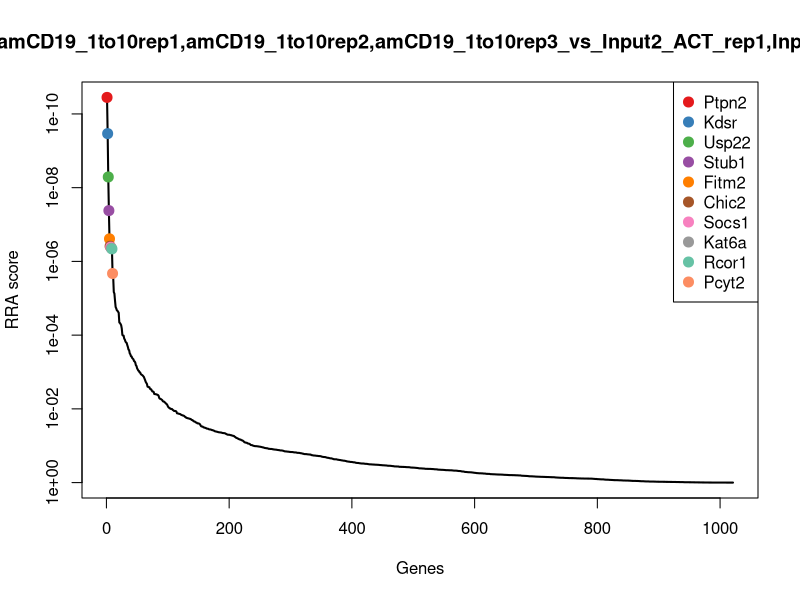
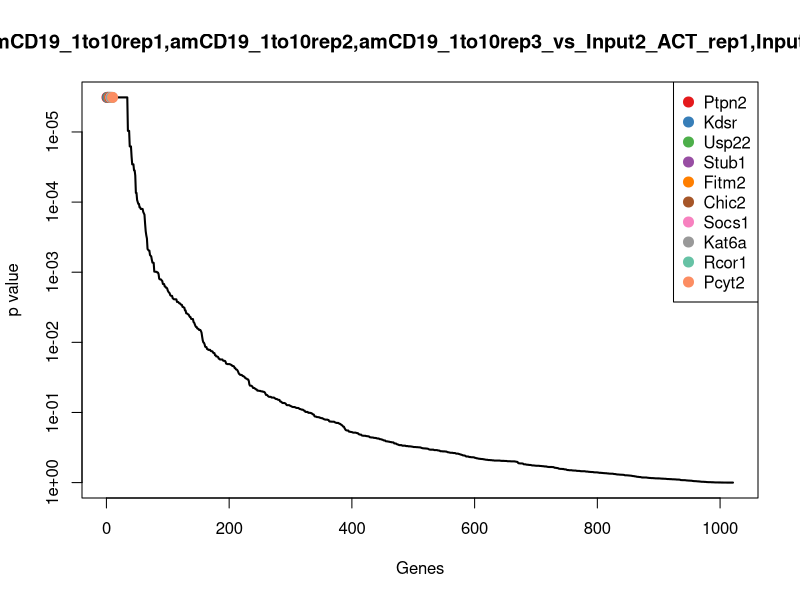
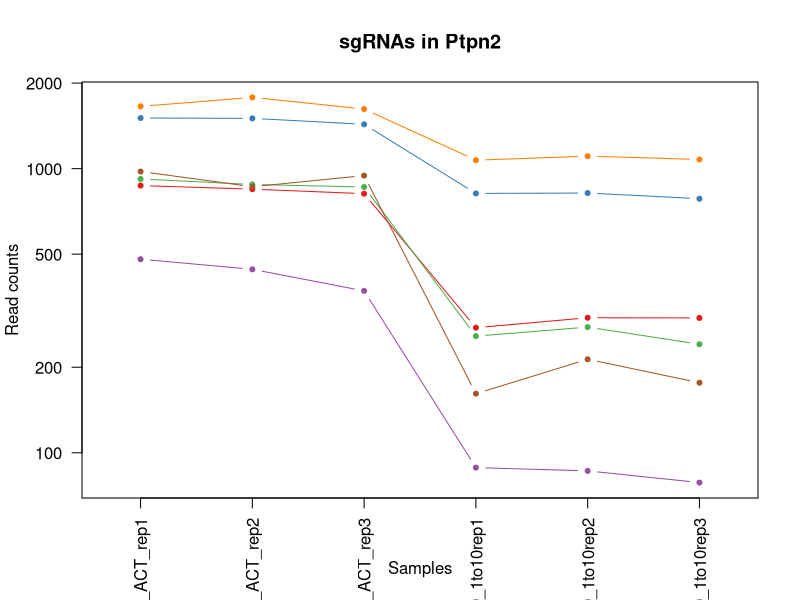
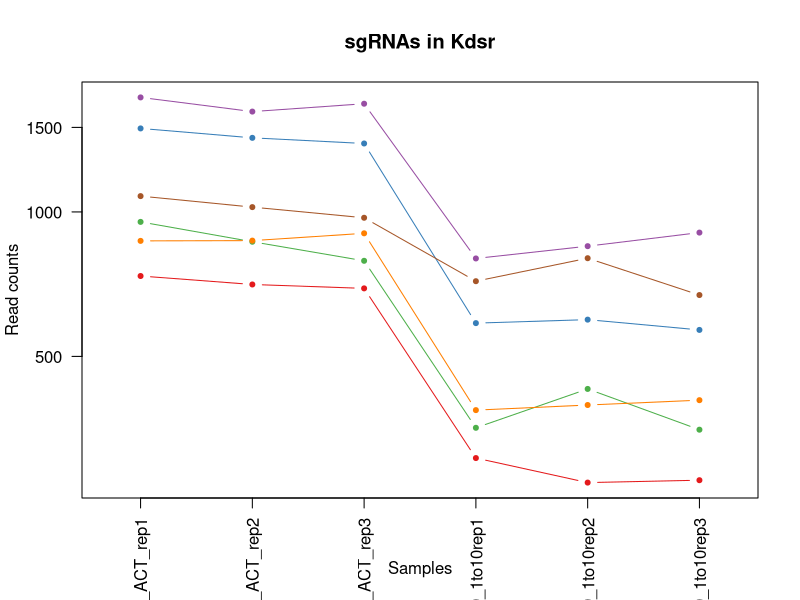
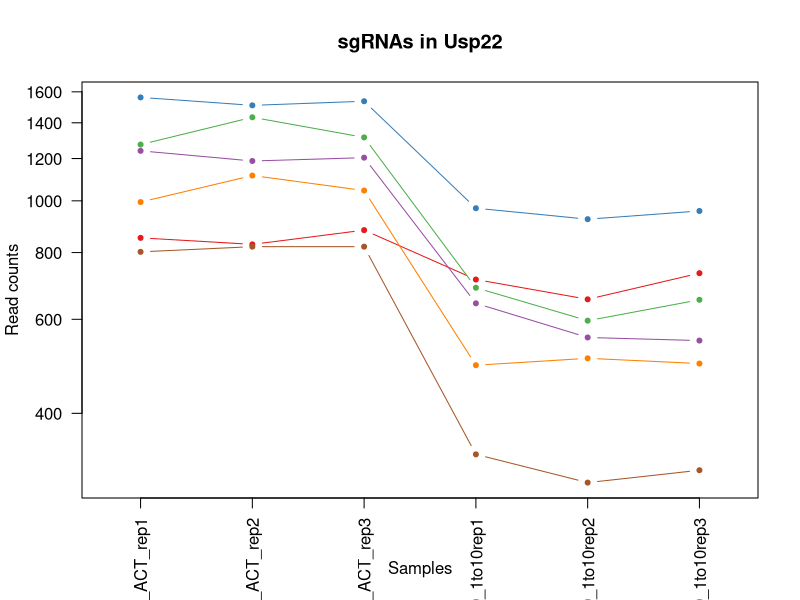
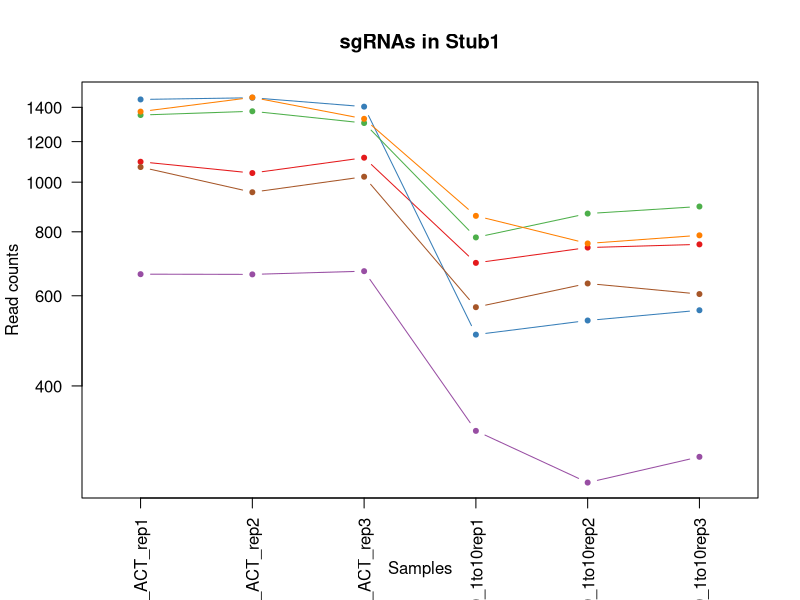
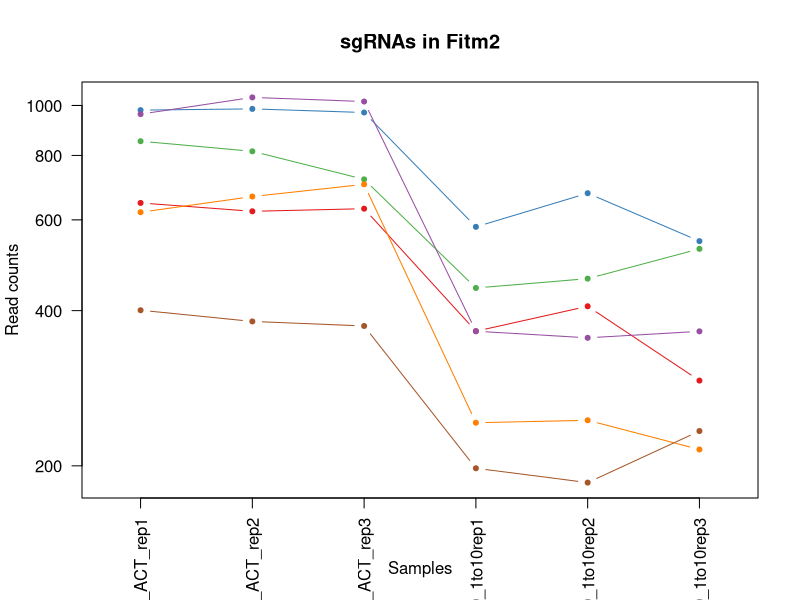
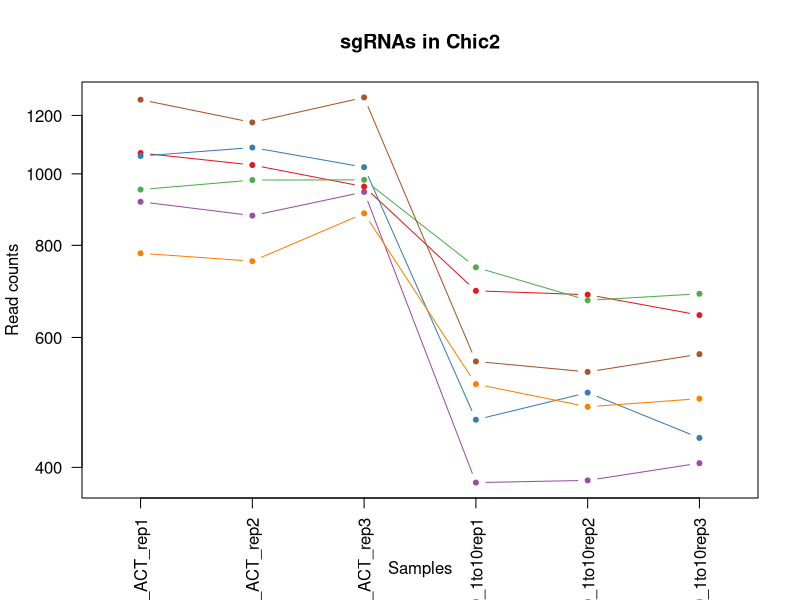

The R script that drew these images, in order: (Note: this script raises an error after producing the figures.)
pdf(file='cd19_1to10_v_Input1_ACT.pdf',width=4.5,height=4.5);
gstable=read.table('cd19_1to10_v_Input1_ACT.gene_summary.txt',header=T)
# 
#
# parameters
# Do not modify the variables beginning with "__"

# gstablename='__GENE_SUMMARY_FILE__'
startindex=3
# outputfile='__OUTPUT_FILE__'
targetgenelist=c("Ptpn2","Kdsr","Usp22","Stub1","Fitm2","Chic2","Socs1","Kat6a","Rcor1","Pcyt2")
# samplelabel=sub('.\\w+.\\w+$','',colnames(gstable)[startindex]);
samplelabel='amCD19_1to10rep1,amCD19_1to10rep2,amCD19_1to10rep3_vs_Input2_ACT_rep1,Input2_ACT_rep2,Input2_ACT_rep3 neg.'


# You need to write some codes in front of this code:
# gstable=read.table(gstablename,header=T)
# pdf(file=outputfile,width=6,height=6)


# set up color using RColorBrewer
#library(RColorBrewer)
#colors <- brewer.pal(length(targetgenelist), "Set1")

colors=c( "#E41A1C", "#377EB8", "#4DAF4A", "#984EA3", "#FF7F00",  "#A65628", "#F781BF",
          "#999999", "#66C2A5", "#FC8D62", "#8DA0CB", "#E78AC3", "#A6D854", "#FFD92F", "#E5C494", "#B3B3B3", 
          "#8DD3C7", "#FFFFB3", "#BEBADA", "#FB8072", "#80B1D3", "#FDB462", "#B3DE69", "#FCCDE5",
          "#D9D9D9", "#BC80BD", "#CCEBC5", "#FFED6F")

######
# function definition

plotrankedvalues<-function(val, tglist, ...){
  
  plot(val,log='y',ylim=c(max(val),min(val)),type='l',lwd=2, ...)
  if(length(tglist)>0){
    for(i in 1:length(tglist)){
      targetgene=tglist[i];
      tx=which(names(val)==targetgene);ty=val[targetgene];
      points(tx,ty,col=colors[(i %% length(colors)) ],cex=2,pch=20)
      # text(tx+50,ty,targetgene,col=colors[i])
    }
    legend('topright',tglist,pch=20,pt.cex = 2,cex=1,col=colors)
  }
}



plotrandvalues<-function(val,targetgenelist, ...){
  # choose the one with the best distance distribution
  
  mindiffvalue=0;
  randval=val;
  for(i in 1:20){
    randval0=sample(val)
    vindex=sort(which(names(randval0) %in% targetgenelist))
    if(max(vindex)>0.9*length(val)){
      # print('pass...')
      next;
    }
    mindiffind=min(diff(vindex));
    if (mindiffind > mindiffvalue){
      mindiffvalue=mindiffind;
      randval=randval0;
      # print(paste('Diff: ',mindiffvalue))
    }
  }
  plot(randval,log='y',ylim=c(max(randval),min(randval)),pch=20,col='grey', ...)
  
  if(length(targetgenelist)>0){
    for(i in 1:length(targetgenelist)){
      targetgene=targetgenelist[i];
      tx=which(names(randval)==targetgene);ty=randval[targetgene];
      points(tx,ty,col=colors[(i %% length(colors)) ],cex=2,pch=20)
      text(tx+50,ty,targetgene,col=colors[i])
    }
  }
  
}




# set.seed(1235)



pvec=gstable[,startindex]
names(pvec)=gstable[,'id']
pvec=sort(pvec);

plotrankedvalues(pvec,targetgenelist,xlab='Genes',ylab='RRA score',main=paste('Distribution of RRA scores in \\n',samplelabel))

# plotrandvalues(pvec,targetgenelist,xlab='Genes',ylab='RRA score',main=paste('Distribution of RRA scores in \\n',samplelabel))


pvec=gstable[,startindex+1]
names(pvec)=gstable[,'id']
pvec=sort(pvec);

plotrankedvalues(pvec,targetgenelist,xlab='Genes',ylab='p value',main=paste('Distribution of p values in \\n',samplelabel))

# plotrandvalues(pvec,targetgenelist,xlab='Genes',ylab='p value',main=paste('Distribution of p values in \\n',samplelabel))



# you need to write after this code:
# dev.off()






# parameters
# Do not modify the variables beginning with "__"
targetmat=list(c(870.8335985998186,845.8829457634338,815.3586420842145,274.56664695354397,297.706570744492,297.2037798691153),c(1506.3635469145236,1501.980729573062,1430.9381746537708,817.0838770786187,819.685424783168,782.6981531956825),c(918.6296525639824,878.4840778781979,860.836813355844,256.3724715530079,275.8747555565626,239.97820734773282),c(479.0110023661246,441.27960969627173,370.3222517832687,87.66284511167368,85.3425502800877,77.53142083542137),c(1655.529253791694,1780.2546786955131,1619.8891481513745,1070.14831674062,1105.4837326978802,1076.2099606440634),c(975.8798710485303,862.7656748942939,944.2134606871647,160.43954671381786,212.3640204644043,175.36868998488168))
targetgene="Ptpn2"
collabel=c("Input2_ACT_rep1","Input2_ACT_rep2","Input2_ACT_rep3","amCD19_1to10rep1","amCD19_1to10rep2","amCD19_1to10rep3")

# set up color using RColorBrewer
#library(RColorBrewer)
#colors <- brewer.pal(length(targetgenelist), "Set1")

colors=c( "#E41A1C", "#377EB8", "#4DAF4A", "#984EA3", "#FF7F00",  "#A65628", "#F781BF",
          "#999999", "#66C2A5", "#FC8D62", "#8DA0CB", "#E78AC3", "#A6D854", "#FFD92F", "#E5C494", "#B3B3B3", 
          "#8DD3C7", "#FFFFB3", "#BEBADA", "#FB8072", "#80B1D3", "#FDB462", "#B3DE69", "#FCCDE5",
          "#D9D9D9", "#BC80BD", "#CCEBC5", "#FFED6F")


## code

targetmatvec=unlist(targetmat)+1
yrange=range(targetmatvec[targetmatvec>0]);
# yrange[1]=1; # set the minimum value to 1
for(i in 1:length(targetmat)){
  vali=targetmat[[i]]+1;
  if(i==1){
    plot(1:length(vali),vali,type='b',las=1,pch=20,main=paste('sgRNAs in',targetgene),ylab='Read counts',xlab='Samples',xlim=c(0.7,length(vali)+0.3),ylim = yrange,col=colors[(i %% length(colors))],xaxt='n',log='y')
    axis(1,at=1:length(vali),labels=(collabel),las=2)
    # lines(0:100,rep(1,101),col='black');
  }else{
    lines(1:length(vali),vali,type='b',pch=20,col=colors[(i %% length(colors))])
  }
}




# parameters
# Do not modify the variables beginning with "__"
targetmat=list(c(734.2734444164937,704.9994819817745,691.9178914897916,305.9929499181062,271.90533461330267,275.05194534470917),c(1491.657068771704,1425.7173669474532,1387.6256305855522,585.52164470816,595.413141488984,566.7177665827229),c(952.2444597475701,865.6764902616835,789.9125224441361,353.9594123377012,426.71275140043855,350.73737996976337),c(1731.1625699547662,1617.2490181216924,1679.443896245175,798.8897016780827,847.4713713859873,904.533243079916),c(869.257904513088,870.333794849507,901.4423234197989,385.3857153022635,394.95738385435936,404.27098007041144),c(1077.7747553237805,1022.2783570272469,971.2838007298013,716.1889044029189,799.8383200668685,670.0929943632848))
targetgene="Kdsr"
collabel=c("Input2_ACT_rep1","Input2_ACT_rep2","Input2_ACT_rep3","amCD19_1to10rep1","amCD19_1to10rep2","amCD19_1to10rep3")

# set up color using RColorBrewer
#library(RColorBrewer)
#colors <- brewer.pal(length(targetgenelist), "Set1")

colors=c( "#E41A1C", "#377EB8", "#4DAF4A", "#984EA3", "#FF7F00",  "#A65628", "#F781BF",
          "#999999", "#66C2A5", "#FC8D62", "#8DA0CB", "#E78AC3", "#A6D854", "#FFD92F", "#E5C494", "#B3B3B3", 
          "#8DD3C7", "#FFFFB3", "#BEBADA", "#FB8072", "#80B1D3", "#FDB462", "#B3DE69", "#FCCDE5",
          "#D9D9D9", "#BC80BD", "#CCEBC5", "#FFED6F")


## code

targetmatvec=unlist(targetmat)+1
yrange=range(targetmatvec[targetmatvec>0]);
# yrange[1]=1; # set the minimum value to 1
for(i in 1:length(targetmat)){
  vali=targetmat[[i]]+1;
  if(i==1){
    plot(1:length(vali),vali,type='b',las=1,pch=20,main=paste('sgRNAs in',targetgene),ylab='Read counts',xlab='Samples',xlim=c(0.7,length(vali)+0.3),ylim = yrange,col=colors[(i %% length(colors))],xaxt='n',log='y')
    axis(1,at=1:length(vali),labels=(collabel),las=2)
    # lines(0:100,rep(1,101),col='black');
  }else{
    lines(1:length(vali),vali,type='b',pch=20,col=colors[(i %% length(colors))])
  }
}




# parameters
# Do not modify the variables beginning with "__"
targetmat=list(c(851.400038196807,827.8358904856179,880.3274581865423,711.226856566409,652.9697451662524,731.0105393054015),c(1560.9876085878534,1508.3845233813195,1535.4296872183481,967.5993281194169,922.8903693079252,956.2208569701969),c(1273.6860534406273,1432.7033238291883,1313.452898868728,686.4166173838598,595.413141488984,651.633132259613),c(1239.5460148947961,1186.4483437480235,1203.5473182956234,641.7581868552714,553.7342215847551,546.411918268684),c(993.7377373648112,1114.2601226367601,1044.3737188449202,491.24273581447324,506.10117026563637,494.7243043784031),c(801.5030587836691,819.685607456927,819.6898964910364,334.1112209916619,295.72186027286205,311.9716695520527))
targetgene="Usp22"
collabel=c("Input2_ACT_rep1","Input2_ACT_rep2","Input2_ACT_rep3","amCD19_1to10rep1","amCD19_1to10rep2","amCD19_1to10rep3")

# set up color using RColorBrewer
#library(RColorBrewer)
#colors <- brewer.pal(length(targetgenelist), "Set1")

colors=c( "#E41A1C", "#377EB8", "#4DAF4A", "#984EA3", "#FF7F00",  "#A65628", "#F781BF",
          "#999999", "#66C2A5", "#FC8D62", "#8DA0CB", "#E78AC3", "#A6D854", "#FFD92F", "#E5C494", "#B3B3B3", 
          "#8DD3C7", "#FFFFB3", "#BEBADA", "#FB8072", "#80B1D3", "#FDB462", "#B3DE69", "#FCCDE5",
          "#D9D9D9", "#BC80BD", "#CCEBC5", "#FFED6F")


## code

targetmatvec=unlist(targetmat)+1
yrange=range(targetmatvec[targetmatvec>0]);
# yrange[1]=1; # set the minimum value to 1
for(i in 1:length(targetmat)){
  vali=targetmat[[i]]+1;
  if(i==1){
    plot(1:length(vali),vali,type='b',las=1,pch=20,main=paste('sgRNAs in',targetgene),ylab='Read counts',xlab='Samples',xlim=c(0.7,length(vali)+0.3),ylim = yrange,col=colors[(i %% length(colors))],xaxt='n',log='y')
    axis(1,at=1:length(vali),labels=(collabel),las=2)
    # lines(0:100,rep(1,101),col='black');
  }else{
    lines(1:length(vali),vali,type='b',pch=20,col=colors[(i %% length(colors))])
  }
}




# parameters
# Do not modify the variables beginning with "__"
targetmat=list(c(1095.1073902778178,1040.9075753785407,1115.298009756628,694.6866971113762,744.26642686123,755.0083600401748),c(1449.6385597922192,1460.647151356129,1403.3264278102815,502.8208474329962,535.8718273400856,561.1798079516213),c(1351.420295052674,1374.4870164813951,1303.7075764533788,779.0415103320433,867.3184761022867,895.3033120280802),c(660.215822340152,659.5907622504959,669.1788058539769,325.8411412641455,258.0123613118931,289.81983502764655),c(1372.4295495424162,1462.9758036500407,1328.6122892926046,858.4342757162007,758.1594001626396,786.3901256164168),c(1069.3710535278835,954.747440503807,1023.8002604125163,568.9814852531272,633.122640449953,603.6374907900664))
targetgene="Stub1"
collabel=c("Input2_ACT_rep1","Input2_ACT_rep2","Input2_ACT_rep3","amCD19_1to10rep1","amCD19_1to10rep2","amCD19_1to10rep3")

# set up color using RColorBrewer
#library(RColorBrewer)
#colors <- brewer.pal(length(targetgenelist), "Set1")

colors=c( "#E41A1C", "#377EB8", "#4DAF4A", "#984EA3", "#FF7F00",  "#A65628", "#F781BF",
          "#999999", "#66C2A5", "#FC8D62", "#8DA0CB", "#E78AC3", "#A6D854", "#FFD92F", "#E5C494", "#B3B3B3", 
          "#8DD3C7", "#FFFFB3", "#BEBADA", "#FB8072", "#80B1D3", "#FDB462", "#B3DE69", "#FCCDE5",
          "#D9D9D9", "#BC80BD", "#CCEBC5", "#FFED6F")


## code

targetmatvec=unlist(targetmat)+1
yrange=range(targetmatvec[targetmatvec>0]);
# yrange[1]=1; # set the minimum value to 1
for(i in 1:length(targetmat)){
  vali=targetmat[[i]]+1;
  if(i==1){
    plot(1:length(vali),vali,type='b',las=1,pch=20,main=paste('sgRNAs in',targetgene),ylab='Read counts',xlab='Samples',xlim=c(0.7,length(vali)+0.3),ylim = yrange,col=colors[(i %% length(colors))],xaxt='n',log='y')
    axis(1,at=1:length(vali),labels=(collabel),las=2)
    # lines(0:100,rep(1,101),col='black');
  }else{
    lines(1:length(vali),vali,type='b',pch=20,col=colors[(i %% length(colors))])
  }
}




# parameters
# Do not modify the variables beginning with "__"
targetmat=list(c(646.034575559576,622.3323255479083,629.6561093917275,363.8835080107209,406.86564668413905,291.66582123801373),c(978.506027859748,983.8555941777034,968.0353599246849,580.5595968716501,674.8015603541819,544.5659320583168),c(851.400038196807,813.8639767221476,717.9054179307227,441.6222574493749,460.45282941814764,526.106069954645),c(961.1733929057106,1035.6681077172393,1016.7619720014309,363.8835080107209,353.2784639501305,363.6592834423336),c(619.7730074473981,664.8302299117972,702.2046207059935,241.4863280434784,244.11938801048345,214.13440040259238),c(399.7010666673474,380.152486981089,372.4878789866797,196.82789751488994,184.57807386158504,232.59426250626413))
targetgene="Fitm2"
collabel=c("Input2_ACT_rep1","Input2_ACT_rep2","Input2_ACT_rep3","amCD19_1to10rep1","amCD19_1to10rep2","amCD19_1to10rep3")

# set up color using RColorBrewer
#library(RColorBrewer)
#colors <- brewer.pal(length(targetgenelist), "Set1")

colors=c( "#E41A1C", "#377EB8", "#4DAF4A", "#984EA3", "#FF7F00",  "#A65628", "#F781BF",
          "#999999", "#66C2A5", "#FC8D62", "#8DA0CB", "#E78AC3", "#A6D854", "#FFD92F", "#E5C494", "#B3B3B3", 
          "#8DD3C7", "#FFFFB3", "#BEBADA", "#FB8072", "#80B1D3", "#FDB462", "#B3DE69", "#FCCDE5",
          "#D9D9D9", "#BC80BD", "#CCEBC5", "#FFED6F")


## code

targetmatvec=unlist(targetmat)+1
yrange=range(targetmatvec[targetmatvec>0]);
# yrange[1]=1; # set the minimum value to 1
for(i in 1:length(targetmat)){
  vali=targetmat[[i]]+1;
  if(i==1){
    plot(1:length(vali),vali,type='b',las=1,pch=20,main=paste('sgRNAs in',targetgene),ylab='Read counts',xlab='Samples',xlim=c(0.7,length(vali)+0.3),ylim = yrange,col=colors[(i %% length(colors))],xaxt='n',log='y')
    axis(1,at=1:length(vali),labels=(collabel),las=2)
    # lines(0:100,rep(1,101),col='black');
  }else{
    lines(1:length(vali),vali,type='b',pch=20,col=colors[(i %% length(colors))])
  }
}




# parameters
# Do not modify the variables beginning with "__"
targetmat=list(c(1066.2196653544222,1026.9356616150703,959.914257911894,693.032681165873,684.7251127123316,642.4032012077771),c(1056.2402694717946,1084.5698058893856,1020.0104128065473,463.1244647409175,504.11645979400646,437.49873185702063),c(951.193997023083,979.780452663358,980.4877163442978,745.9611914219778,672.8168498825519,686.7068702565894),c(915.4782643905211,876.7375886577641,944.2134606871647,380.4236674657537,383.0491210245797,404.27098007041144),c(779.4433415694397,760.304973962178,883.034492190806,517.7069909425256,482.28464460607705,494.7243043784031),c(1259.5048066600514,1173.0585930580312,1268.5161343979512,555.749357689101,537.8565378117155,568.5637527930901))
targetgene="Chic2"
collabel=c("Input2_ACT_rep1","Input2_ACT_rep2","Input2_ACT_rep3","amCD19_1to10rep1","amCD19_1to10rep2","amCD19_1to10rep3")

# set up color using RColorBrewer
#library(RColorBrewer)
#colors <- brewer.pal(length(targetgenelist), "Set1")

colors=c( "#E41A1C", "#377EB8", "#4DAF4A", "#984EA3", "#FF7F00",  "#A65628", "#F781BF",
          "#999999", "#66C2A5", "#FC8D62", "#8DA0CB", "#E78AC3", "#A6D854", "#FFD92F", "#E5C494", "#B3B3B3", 
          "#8DD3C7", "#FFFFB3", "#BEBADA", "#FB8072", "#80B1D3", "#FDB462", "#B3DE69", "#FCCDE5",
          "#D9D9D9", "#BC80BD", "#CCEBC5", "#FFED6F")


## code

targetmatvec=unlist(targetmat)+1
yrange=range(targetmatvec[targetmatvec>0]);
# yrange[1]=1; # set the minimum value to 1
for(i in 1:length(targetmat)){
  vali=targetmat[[i]]+1;
  if(i==1){
    plot(1:length(vali),vali,type='b',las=1,pch=20,main=paste('sgRNAs in',targetgene),ylab='Read counts',xlab='Samples',xlim=c(0.7,length(vali)+0.3),ylim = yrange,col=colors[(i %% length(colors))],xaxt='n',log='y')
    axis(1,at=1:length(vali),labels=(collabel),las=2)
    # lines(0:100,rep(1,101),col='black');
  }else{
    lines(1:length(vali),vali,type='b',pch=20,col=colors[(i %% length(colors))])
  }
}




# parameters
# Do not modify the variables beginning with "__"
targetmat=list(c(595.6123647841945,526.8575814975276,565.2287000902522,248.1023918254915,261.98178225515295,188.2905934574519),c(702.7595626818802,656.6799468831063,681.0897554727369,370.499571792734,373.12556866642996,378.427173125271),c(427.0130975040124,535.0078645262187,539.7825804501739,193.5198656238834,194.50162621973476,156.90882788120993),c(1044.6851795024363,915.1603515073076,937.1751722760793,871.6664032802269,867.3184761022867,828.8478084548618),c(601.9151411311171,593.2241718740117,598.254514942269,41.35039863758192,31.755367546079146,66.45550357321832),c(1046.7861049514106,958.2404189446745,949.627528695692,302.6849180270996,321.52309640405133,310.1256833416855))
targetgene="Socs1"
collabel=c("Input2_ACT_rep1","Input2_ACT_rep2","Input2_ACT_rep3","amCD19_1to10rep1","amCD19_1to10rep2","amCD19_1to10rep3")

# set up color using RColorBrewer
#library(RColorBrewer)
#colors <- brewer.pal(length(targetgenelist), "Set1")

colors=c( "#E41A1C", "#377EB8", "#4DAF4A", "#984EA3", "#FF7F00",  "#A65628", "#F781BF",
          "#999999", "#66C2A5", "#FC8D62", "#8DA0CB", "#E78AC3", "#A6D854", "#FFD92F", "#E5C494", "#B3B3B3", 
          "#8DD3C7", "#FFFFB3", "#BEBADA", "#FB8072", "#80B1D3", "#FDB462", "#B3DE69", "#FCCDE5",
          "#D9D9D9", "#BC80BD", "#CCEBC5", "#FFED6F")


## code

targetmatvec=unlist(targetmat)+1
yrange=range(targetmatvec[targetmatvec>0]);
# yrange[1]=1; # set the minimum value to 1
for(i in 1:length(targetmat)){
  vali=targetmat[[i]]+1;
  if(i==1){
    plot(1:length(vali),vali,type='b',las=1,pch=20,main=paste('sgRNAs in',targetgene),ylab='Read counts',xlab='Samples',xlim=c(0.7,length(vali)+0.3),ylim = yrange,col=colors[(i %% length(colors))],xaxt='n',log='y')
    axis(1,at=1:length(vali),labels=(collabel),las=2)
    # lines(0:100,rep(1,101),col='black');
  }else{
    lines(1:length(vali),vali,type='b',pch=20,col=colors[(i %% length(colors))])
  }
}




# parameters
# Do not modify the variables beginning with "__"
targetmat=list(c(640.7822619371404,672.9805129404883,565.2287000902522,226.60018453394892,184.57807386158504,251.05412460993588),c(1013.6965291300663,893.6203177886242,995.1056999673216,621.9099955092321,647.0156137513626,551.9498768997855),c(1248.4749480529367,1351.782656615756,1436.3522426622983,810.4678132966056,760.1441106342695,828.8478084548618),c(660.7410537023956,659.5907622504959,617.2037529721146,296.0688542450865,208.3945995211444,177.21467619524884),c(487.93993552426514,476.79155717842553,454.7817127162949,218.33010480643253,206.40988904951445,262.1300418721389),c(716.9408094624563,637.4685654583345,693.5421118923498,1091.6505240321626,1105.4837326978802,1052.21213990929))
targetgene="Kat6a"
collabel=c("Input2_ACT_rep1","Input2_ACT_rep2","Input2_ACT_rep3","amCD19_1to10rep1","amCD19_1to10rep2","amCD19_1to10rep3")

# set up color using RColorBrewer
#library(RColorBrewer)
#colors <- brewer.pal(length(targetgenelist), "Set1")

colors=c( "#E41A1C", "#377EB8", "#4DAF4A", "#984EA3", "#FF7F00",  "#A65628", "#F781BF",
          "#999999", "#66C2A5", "#FC8D62", "#8DA0CB", "#E78AC3", "#A6D854", "#FFD92F", "#E5C494", "#B3B3B3", 
          "#8DD3C7", "#FFFFB3", "#BEBADA", "#FB8072", "#80B1D3", "#FDB462", "#B3DE69", "#FCCDE5",
          "#D9D9D9", "#BC80BD", "#CCEBC5", "#FFED6F")


## code

targetmatvec=unlist(targetmat)+1
yrange=range(targetmatvec[targetmatvec>0]);
# yrange[1]=1; # set the minimum value to 1
for(i in 1:length(targetmat)){
  vali=targetmat[[i]]+1;
  if(i==1){
    plot(1:length(vali),vali,type='b',las=1,pch=20,main=paste('sgRNAs in',targetgene),ylab='Read counts',xlab='Samples',xlim=c(0.7,length(vali)+0.3),ylim = yrange,col=colors[(i %% length(colors))],xaxt='n',log='y')
    axis(1,at=1:length(vali),labels=(collabel),las=2)
    # lines(0:100,rep(1,101),col='black');
  }else{
    lines(1:length(vali),vali,type='b',pch=20,col=colors[(i %% length(colors))])
  }
}




# parameters
# Do not modify the variables beginning with "__"
targetmat=list(c(528.3827504170191,546.6511259957773,552.7763436706394,375.46161962924384,325.49251734731126,334.1235040764588),c(1324.108264216009,1304.6274476640435,1310.7458648644642,605.3698360541993,545.7953796982354,651.633132259613),c(1432.305924838182,1445.5109114457027,1383.2943761787305,643.4122028007747,643.0461928081027,701.4747599395267),c(538.3621462996466,614.7642055926952,575.5154293064542,287.79877451757017,375.1102791380599,313.81765576241986),c(689.6287786257913,673.5626760139662,625.3248549849055,279.5286947900538,279.8441764998225,267.6680005032405),c(568.3003339475295,557.1300613183801,557.1075980774613,244.79435993448496,238.1652565955936,302.7417385002168))
targetgene="Rcor1"
collabel=c("Input2_ACT_rep1","Input2_ACT_rep2","Input2_ACT_rep3","amCD19_1to10rep1","amCD19_1to10rep2","amCD19_1to10rep3")

# set up color using RColorBrewer
#library(RColorBrewer)
#colors <- brewer.pal(length(targetgenelist), "Set1")

colors=c( "#E41A1C", "#377EB8", "#4DAF4A", "#984EA3", "#FF7F00",  "#A65628", "#F781BF",
          "#999999", "#66C2A5", "#FC8D62", "#8DA0CB", "#E78AC3", "#A6D854", "#FFD92F", "#E5C494", "#B3B3B3", 
          "#8DD3C7", "#FFFFB3", "#BEBADA", "#FB8072", "#80B1D3", "#FDB462", "#B3DE69", "#FCCDE5",
          "#D9D9D9", "#BC80BD", "#CCEBC5", "#FFED6F")


## code

targetmatvec=unlist(targetmat)+1
yrange=range(targetmatvec[targetmatvec>0]);
# yrange[1]=1; # set the minimum value to 1
for(i in 1:length(targetmat)){
  vali=targetmat[[i]]+1;
  if(i==1){
    plot(1:length(vali),vali,type='b',las=1,pch=20,main=paste('sgRNAs in',targetgene),ylab='Read counts',xlab='Samples',xlim=c(0.7,length(vali)+0.3),ylim = yrange,col=colors[(i %% length(colors))],xaxt='n',log='y')
    axis(1,at=1:length(vali),labels=(collabel),las=2)
    # lines(0:100,rep(1,101),col='black');
  }else{
    lines(1:length(vali),vali,type='b',pch=20,col=colors[(i %% length(colors))])
  }
}




# parameters
# Do not modify the variables beginning with "__"
targetmat=list(c(1187.0228786704404,1203.9132359523614,1187.3051142700415,1205.7776242718887,1222.581650524047,1270.0385127326167),c(1285.2411434099856,1314.5242199131683,1292.3380336354714,671.5304738743304,615.2602462052835,647.9411598388787),c(693.3053981614962,744.0044079047959,707.0772819136681,506.1288793240027,506.10117026563637,485.4943733265672),c(1471.6982770064487,1609.6808981664794,1470.4608711160204,1088.342492141156,928.844500722815,1037.4442502263528),c(679.1241513809201,561.7873659062035,700.0389935025826,213.36805696992272,222.287572822554,166.1387589330458),c(986.3844982934014,972.7944957816228,937.1751722760793,327.4951572096488,341.3702011203508,334.1235040764588))
targetgene="Pcyt2"
collabel=c("Input2_ACT_rep1","Input2_ACT_rep2","Input2_ACT_rep3","amCD19_1to10rep1","amCD19_1to10rep2","amCD19_1to10rep3")

# set up color using RColorBrewer
#library(RColorBrewer)
#colors <- brewer.pal(length(targetgenelist), "Set1")

colors=c( "#E41A1C", "#377EB8", "#4DAF4A", "#984EA3", "#FF7F00",  "#A65628", "#F781BF",
          "#999999", "#66C2A5", "#FC8D62", "#8DA0CB", "#E78AC3", "#A6D854", "#FFD92F", "#E5C494", "#B3B3B3", 
          "#8DD3C7", "#FFFFB3", "#BEBADA", "#FB8072", "#80B1D3", "#FDB462", "#B3DE69", "#FCCDE5",
          "#D9D9D9", "#BC80BD", "#CCEBC5", "#FFED6F")


## code

targetmatvec=unlist(targetmat)+1
yrange=range(targetmatvec[targetmatvec>0]);
# yrange[1]=1; # set the minimum value to 1
for(i in 1:length(targetmat)){
  vali=targetmat[[i]]+1;
  if(i==1){
    plot(1:length(vali),vali,type='b',las=1,pch=20,main=paste('sgRNAs in',targetgene),ylab='Read counts',xlab='Samples',xlim=c(0.7,length(vali)+0.3),ylim = yrange,col=colors[(i %% length(colors))],xaxt='n',log='y')
    axis(1,at=1:length(vali),labels=(collabel),las=2)
    # lines(0:100,rep(1,101),col='black');
  }else{
    lines(1:length(vali),vali,type='b',pch=20,col=colors[(i %% length(colors))])
  }
}



# 
#
# parameters
# Do not modify the variables beginning with "__"

# gstablename='__GENE_SUMMARY_FILE__'
startindex=9
# outputfile='__OUTPUT_FILE__'
targetgenelist=c("Jak2","Jak1","Nprl3","Tsc1","Irf1","Nprl2","Stat1","Tsc2","Ifngr1","Dcp2")
# samplelabel=sub('.\\w+.\\w+$','',colnames(gstable)[startindex]);
samplelabel='amCD19_1to10rep1,amCD19_1to10rep2,amCD19_1to10rep3_vs_Input2_ACT_rep1,Input2_ACT_rep2,Input2_ACT_rep3 pos.'


# You need to write some codes in front of this code:
# gstable=read.table(gstablename,header=T)
# pdf(file=outputfile,width=6,height=6)


# set up color using RColorBrewer
#library(RColorBrewer)
#colors <- brewer.pal(length(targetgenelist), "Set1")

colors=c( "#E41A1C", "#377EB8", "#4DAF4A", "#984EA3", "#FF7F00",  "#A65628", "#F781BF",
          "#999999", "#66C2A5", "#FC8D62", "#8DA0CB", "#E78AC3", "#A6D854", "#FFD92F", "#E5C494", "#B3B3B3", 
          "#8DD3C7", "#FFFFB3", "#BEBADA", "#FB8072", "#80B1D3", "#FDB462", "#B3DE69", "#FCCDE5",
          "#D9D9D9", "#BC80BD", "#CCEBC5", "#FFED6F")

######
# function definition

plotrankedvalues<-function(val, tglist, ...){
  
  plot(val,log='y',ylim=c(max(val),min(val)),type='l',lwd=2, ...)
  if(length(tglist)>0){
    for(i in 1:length(tglist)){
      targetgene=tglist[i];
      tx=which(names(val)==targetgene);ty=val[targetgene];
      points(tx,ty,col=colors[(i %% length(colors)) ],cex=2,pch=20)
      # text(tx+50,ty,targetgene,col=colors[i])
    }
    legend('topright',tglist,pch=20,pt.cex = 2,cex=1,col=colors)
  }
}



plotrandvalues<-function(val,targetgenelist, ...){
  # choose the one with the best distance distribution
  
  mindiffvalue=0;
  randval=val;
  for(i in 1:20){
    randval0=sample(val)
    vindex=sort(which(names(randval0) %in% targetgenelist))
    if(max(vindex)>0.9*length(val)){
      # print('pass...')
      next;
    }
    mindiffind=min(diff(vindex));
    if (mindiffind > mindiffvalue){
      mindiffvalue=mindiffind;
      randval=randval0;
      # print(paste('Diff: ',mindiffvalue))
    }
  }
  plot(randval,log='y',ylim=c(max(randval),min(randval)),pch=20,col='grey', ...)
  
  if(length(targetgenelist)>0){
    for(i in 1:length(targetgenelist)){
      targetgene=targetgenelist[i];
      tx=which(names(randval)==targetgene);ty=randval[targetgene];
      points(tx,ty,col=colors[(i %% length(colors)) ],cex=2,pch=20)
      text(tx+50,ty,targetgene,col=colors[i])
    }
  }
  
}




# set.seed(1235)



pvec=gstable[,startindex]
names(pvec)=gstable[,'id']
pvec=sort(pvec);

plotrankedvalues(pvec,targetgenelist,xlab='Genes',ylab='RRA score',main=paste('Distribution of RRA scores in \\n',samplelabel))

# plotrandvalues(pvec,targetgenelist,xlab='Genes',ylab='RRA score',main=paste('Distribution of RRA scores in \\n',samplelabel))


pvec=gstable[,startindex+1]
names(pvec)=gstable[,'id']
pvec=sort(pvec);

plotrankedvalues(pvec,targetgenelist,xlab='Genes',ylab='p value',main=paste('Distribution of p values in \\n',samplelabel))

# plotrandvalues(pvec,targetgenelist,xlab='Genes',ylab='p value',main=paste('Distribution of p values in \\n',samplelabel))



# you need to write after this code:
# dev.off()






# parameters
# Do not modify the variables beginning with "__"
targetmat=list(c(496.34363732016203,547.8154521427331,512.1708336066846,1622.5896425387145,1617.5390343784065,1541.3984856565917),c(879.2373003957156,845.8829457634338,933.3853246701101,2916.030111922277,3004.851654047739,2944.348005535645),c(787.8470433653366,802.220715252589,772.5875048168487,2618.307241731687,2629.7413749096795,2671.142046401303),c(1728.011181781305,1638.789051840376,1580.366451689125,4599.818344444613,4777.198105213281,4635.2713742319775),c(795.2002824367464,731.1968202882814,756.3453007912667,2499.2180936554514,2359.8207507680067,2481.005466733484),c(1222.7386113030022,1121.828242591973,1214.3754543126781,4905.811294362719,5424.213718964644,5229.678933970208))
targetgene="Jak2"
collabel=c("Input2_ACT_rep1","Input2_ACT_rep2","Input2_ACT_rep3","amCD19_1to10rep1","amCD19_1to10rep2","amCD19_1to10rep3")

# set up color using RColorBrewer
#library(RColorBrewer)
#colors <- brewer.pal(length(targetgenelist), "Set1")

colors=c( "#E41A1C", "#377EB8", "#4DAF4A", "#984EA3", "#FF7F00",  "#A65628", "#F781BF",
          "#999999", "#66C2A5", "#FC8D62", "#8DA0CB", "#E78AC3", "#A6D854", "#FFD92F", "#E5C494", "#B3B3B3", 
          "#8DD3C7", "#FFFFB3", "#BEBADA", "#FB8072", "#80B1D3", "#FDB462", "#B3DE69", "#FCCDE5",
          "#D9D9D9", "#BC80BD", "#CCEBC5", "#FFED6F")


## code

targetmatvec=unlist(targetmat)+1
yrange=range(targetmatvec[targetmatvec>0]);
# yrange[1]=1; # set the minimum value to 1
for(i in 1:length(targetmat)){
  vali=targetmat[[i]]+1;
  if(i==1){
    plot(1:length(vali),vali,type='b',las=1,pch=20,main=paste('sgRNAs in',targetgene),ylab='Read counts',xlab='Samples',xlim=c(0.7,length(vali)+0.3),ylim = yrange,col=colors[(i %% length(colors))],xaxt='n',log='y')
    axis(1,at=1:length(vali),labels=(collabel),las=2)
    # lines(0:100,rep(1,101),col='black');
  }else{
    lines(1:length(vali),vali,type='b',pch=20,col=colors[(i %% length(colors))])
  }
}




# parameters
# Do not modify the variables beginning with "__"
targetmat=list(c(1116.6418761298037,1043.8183907459304,1069.8198384849986,3607.4087771426466,3495.075140540336,3359.6949028682598),c(1219.0619917672975,1234.7678788466917,1254.43955757578,4469.151084749854,4650.176635028965,4594.6596776039),c(1095.1073902778178,1107.856328828503,1082.8136017054642,3150.900376183742,3139.8119661185756,2946.193991746012),c(908.1250253191113,954.165277430329,897.6524758138298,2735.7423738624198,2496.765773310473,2584.380694514046),c(1840.9359246636698,1982.8474282658333,1833.7448344882034,4651.092838755214,4705.748528234603,4875.249581579711),c(736.8996012277115,774.8590507991263,794.7851836518107,1652.3619295577735,1893.4137899349691,1786.914651635426))
targetgene="Jak1"
collabel=c("Input2_ACT_rep1","Input2_ACT_rep2","Input2_ACT_rep3","amCD19_1to10rep1","amCD19_1to10rep2","amCD19_1to10rep3")

# set up color using RColorBrewer
#library(RColorBrewer)
#colors <- brewer.pal(length(targetgenelist), "Set1")

colors=c( "#E41A1C", "#377EB8", "#4DAF4A", "#984EA3", "#FF7F00",  "#A65628", "#F781BF",
          "#999999", "#66C2A5", "#FC8D62", "#8DA0CB", "#E78AC3", "#A6D854", "#FFD92F", "#E5C494", "#B3B3B3", 
          "#8DD3C7", "#FFFFB3", "#BEBADA", "#FB8072", "#80B1D3", "#FDB462", "#B3DE69", "#FCCDE5",
          "#D9D9D9", "#BC80BD", "#CCEBC5", "#FFED6F")


## code

targetmatvec=unlist(targetmat)+1
yrange=range(targetmatvec[targetmatvec>0]);
# yrange[1]=1; # set the minimum value to 1
for(i in 1:length(targetmat)){
  vali=targetmat[[i]]+1;
  if(i==1){
    plot(1:length(vali),vali,type='b',las=1,pch=20,main=paste('sgRNAs in',targetgene),ylab='Read counts',xlab='Samples',xlim=c(0.7,length(vali)+0.3),ylim = yrange,col=colors[(i %% length(colors))],xaxt='n',log='y')
    axis(1,at=1:length(vali),labels=(collabel),las=2)
    # lines(0:100,rep(1,101),col='black');
  }else{
    lines(1:length(vali),vali,type='b',pch=20,col=colors[(i %% length(colors))])
  }
}




# parameters
# Do not modify the variables beginning with "__"
targetmat=list(c(1385.5603335985052,1444.9287483722248,1443.9319378742364,3389.0786723362144,3606.218926951613,3208.324033618151),c(1374.5304749913905,1355.2756350566235,1329.69510289431,2413.209264489281,2550.3529560444813,2506.8492736786243),c(1564.138996761315,1652.7609656038462,1725.463474317657,3916.7097589517593,3864.231288263506,3747.3520070453665),c(1348.2689068792126,1383.8016256570422,1312.3700852670224,2783.708836282015,2836.151263959194,2726.5216327123185),c(1534.2008091134321,1620.159833489082,1414.1545638273362,3154.208408074749,3346.22185516809,3293.239399295041),c(1324.108264216009,1287.1625554597056,1302.0833560508206,2345.3946107236466,2387.6066973708257,2298.2528319071334))
targetgene="Nprl3"
collabel=c("Input2_ACT_rep1","Input2_ACT_rep2","Input2_ACT_rep3","amCD19_1to10rep1","amCD19_1to10rep2","amCD19_1to10rep3")

# set up color using RColorBrewer
#library(RColorBrewer)
#colors <- brewer.pal(length(targetgenelist), "Set1")

colors=c( "#E41A1C", "#377EB8", "#4DAF4A", "#984EA3", "#FF7F00",  "#A65628", "#F781BF",
          "#999999", "#66C2A5", "#FC8D62", "#8DA0CB", "#E78AC3", "#A6D854", "#FFD92F", "#E5C494", "#B3B3B3", 
          "#8DD3C7", "#FFFFB3", "#BEBADA", "#FB8072", "#80B1D3", "#FDB462", "#B3DE69", "#FCCDE5",
          "#D9D9D9", "#BC80BD", "#CCEBC5", "#FFED6F")


## code

targetmatvec=unlist(targetmat)+1
yrange=range(targetmatvec[targetmatvec>0]);
# yrange[1]=1; # set the minimum value to 1
for(i in 1:length(targetmat)){
  vali=targetmat[[i]]+1;
  if(i==1){
    plot(1:length(vali),vali,type='b',las=1,pch=20,main=paste('sgRNAs in',targetgene),ylab='Read counts',xlab='Samples',xlim=c(0.7,length(vali)+0.3),ylim = yrange,col=colors[(i %% length(colors))],xaxt='n',log='y')
    axis(1,at=1:length(vali),labels=(collabel),las=2)
    # lines(0:100,rep(1,101),col='black');
  }else{
    lines(1:length(vali),vali,type='b',pch=20,col=colors[(i %% length(colors))])
  }
}




# parameters
# Do not modify the variables beginning with "__"
targetmat=list(c(1156.0342282980705,1220.7959650832215,1130.9988069813573,1789.6452530345455,1958.9092354987574,1908.7497415196597),c(1073.572904425832,1132.8893409880538,1032.4627692261602,2929.2622394863033,2774.6252393386653,2752.365439657459),c(1132.3988169971103,1118.3352641511055,1080.1065677012004,2249.4616858844565,2383.637276427566,2525.3091357822964),c(765.2620947888636,708.4924604226421,761.7593687997941,1983.1651186584288,2058.1447590802545,2222.5673972820796),c(1190.1742668439017,1150.3542331923918,1097.431585328488,2138.642617535737,2246.6922538850995,2106.2702660289474),c(735.3239071409807,638.0507285318124,713.5741635239009,1422.453713132818,1331.7407264636943,1220.196885052703))
targetgene="Tsc1"
collabel=c("Input2_ACT_rep1","Input2_ACT_rep2","Input2_ACT_rep3","amCD19_1to10rep1","amCD19_1to10rep2","amCD19_1to10rep3")

# set up color using RColorBrewer
#library(RColorBrewer)
#colors <- brewer.pal(length(targetgenelist), "Set1")

colors=c( "#E41A1C", "#377EB8", "#4DAF4A", "#984EA3", "#FF7F00",  "#A65628", "#F781BF",
          "#999999", "#66C2A5", "#FC8D62", "#8DA0CB", "#E78AC3", "#A6D854", "#FFD92F", "#E5C494", "#B3B3B3", 
          "#8DD3C7", "#FFFFB3", "#BEBADA", "#FB8072", "#80B1D3", "#FDB462", "#B3DE69", "#FCCDE5",
          "#D9D9D9", "#BC80BD", "#CCEBC5", "#FFED6F")


## code

targetmatvec=unlist(targetmat)+1
yrange=range(targetmatvec[targetmatvec>0]);
# yrange[1]=1; # set the minimum value to 1
for(i in 1:length(targetmat)){
  vali=targetmat[[i]]+1;
  if(i==1){
    plot(1:length(vali),vali,type='b',las=1,pch=20,main=paste('sgRNAs in',targetgene),ylab='Read counts',xlab='Samples',xlim=c(0.7,length(vali)+0.3),ylim = yrange,col=colors[(i %% length(colors))],xaxt='n',log='y')
    axis(1,at=1:length(vali),labels=(collabel),las=2)
    # lines(0:100,rep(1,101),col='black');
  }else{
    lines(1:length(vali),vali,type='b',pch=20,col=colors[(i %% length(colors))])
  }
}




# parameters
# Do not modify the variables beginning with "__"
targetmat=list(c(1205.405976348965,1142.2039501637007,1099.5972125318988,2638.1554330777267,2476.9186685941736,2556.690901358538),c(1427.57884257799,1346.5431889544545,1274.4716092073313,3046.697371617036,2961.1880236718803,2999.7275918466603),c(1135.0249738083282,1089.227110477209,1185.1394870666304,2355.318706396666,2552.3376665161113,2429.317852843203),c(1183.3462591347354,1149.772070118914,1106.6355009429844,2854.831521938656,2659.5120319841285,2639.7602808250613),c(1358.7735341240839,1496.1590988382827,1376.7974945684978,1525.0027017540212,1716.7745579599039,1589.394127126138),c(888.6914649160997,1021.1140308802911,887.3657465976279,2388.399025306732,2359.8207507680067,2658.220142928733))
targetgene="Irf1"
collabel=c("Input2_ACT_rep1","Input2_ACT_rep2","Input2_ACT_rep3","amCD19_1to10rep1","amCD19_1to10rep2","amCD19_1to10rep3")

# set up color using RColorBrewer
#library(RColorBrewer)
#colors <- brewer.pal(length(targetgenelist), "Set1")

colors=c( "#E41A1C", "#377EB8", "#4DAF4A", "#984EA3", "#FF7F00",  "#A65628", "#F781BF",
          "#999999", "#66C2A5", "#FC8D62", "#8DA0CB", "#E78AC3", "#A6D854", "#FFD92F", "#E5C494", "#B3B3B3", 
          "#8DD3C7", "#FFFFB3", "#BEBADA", "#FB8072", "#80B1D3", "#FDB462", "#B3DE69", "#FCCDE5",
          "#D9D9D9", "#BC80BD", "#CCEBC5", "#FFED6F")


## code

targetmatvec=unlist(targetmat)+1
yrange=range(targetmatvec[targetmatvec>0]);
# yrange[1]=1; # set the minimum value to 1
for(i in 1:length(targetmat)){
  vali=targetmat[[i]]+1;
  if(i==1){
    plot(1:length(vali),vali,type='b',las=1,pch=20,main=paste('sgRNAs in',targetgene),ylab='Read counts',xlab='Samples',xlim=c(0.7,length(vali)+0.3),ylim = yrange,col=colors[(i %% length(colors))],xaxt='n',log='y')
    axis(1,at=1:length(vali),labels=(collabel),las=2)
    # lines(0:100,rep(1,101),col='black');
  }else{
    lines(1:length(vali),vali,type='b',pch=20,col=colors[(i %% length(colors))])
  }
}




# parameters
# Do not modify the variables beginning with "__"
targetmat=list(c(1240.5964776192834,1265.6225217410222,1245.2356419612838,2208.1112872468743,2212.9521758673905,2300.0988181175007),c(563.5732516873375,485.5240032805945,517.0434948143592,1030.4519340485415,1026.0953138326825,983.9106501257046),c(1239.5460148947961,1256.3079125653753,1127.208959375388,4636.206695245685,4408.041957490112,4417.4450014086515),c(680.1746141054073,702.0886666143848,730.8991811511883,1167.7352575253135,1192.8109934495978,1150.0494090587504),c(1227.9909249254379,1404.1773332287696,1336.1919845045427,2914.3760959767737,2768.6711079237757,2837.2808053343488),c(1221.1629172162716,1235.3500419201698,1195.967623083685,2608.3831460586675,2592.0318759487104,2750.5194534470916))
targetgene="Nprl2"
collabel=c("Input2_ACT_rep1","Input2_ACT_rep2","Input2_ACT_rep3","amCD19_1to10rep1","amCD19_1to10rep2","amCD19_1to10rep3")

# set up color using RColorBrewer
#library(RColorBrewer)
#colors <- brewer.pal(length(targetgenelist), "Set1")

colors=c( "#E41A1C", "#377EB8", "#4DAF4A", "#984EA3", "#FF7F00",  "#A65628", "#F781BF",
          "#999999", "#66C2A5", "#FC8D62", "#8DA0CB", "#E78AC3", "#A6D854", "#FFD92F", "#E5C494", "#B3B3B3", 
          "#8DD3C7", "#FFFFB3", "#BEBADA", "#FB8072", "#80B1D3", "#FDB462", "#B3DE69", "#FCCDE5",
          "#D9D9D9", "#BC80BD", "#CCEBC5", "#FFED6F")


## code

targetmatvec=unlist(targetmat)+1
yrange=range(targetmatvec[targetmatvec>0]);
# yrange[1]=1; # set the minimum value to 1
for(i in 1:length(targetmat)){
  vali=targetmat[[i]]+1;
  if(i==1){
    plot(1:length(vali),vali,type='b',las=1,pch=20,main=paste('sgRNAs in',targetgene),ylab='Read counts',xlab='Samples',xlim=c(0.7,length(vali)+0.3),ylim = yrange,col=colors[(i %% length(colors))],xaxt='n',log='y')
    axis(1,at=1:length(vali),labels=(collabel),las=2)
    # lines(0:100,rep(1,101),col='black');
  }else{
    lines(1:length(vali),vali,type='b',pch=20,col=colors[(i %% length(colors))])
  }
}




# parameters
# Do not modify the variables beginning with "__"
targetmat=list(c(1142.9034442419816,1148.02558089848,1186.222300668336,3145.9383283472325,3268.818146774522,3077.259012682082),c(1128.196966099162,1141.039624016745,1093.100330921666,4085.4193853930938,4227.433304571787,4135.009111222474),c(677.0232259319458,808.6245090608462,768.2562504100268,1566.3531003916032,1552.0435888146183,1517.4006649218184),c(1028.403007272886,1025.1891723946367,1051.9534140568585,3519.745932030973,3362.0995389411296,3309.853275188346),c(902.8727116966757,795.2347583708538,812.1102012790981,2494.2560458189414,2526.536430384922,2599.1485841969834),c(922.3062720996874,972.2123327081449,910.1048322334426,1392.681426113759,1395.2514615558525,1441.715230296764))
targetgene="Stat1"
collabel=c("Input2_ACT_rep1","Input2_ACT_rep2","Input2_ACT_rep3","amCD19_1to10rep1","amCD19_1to10rep2","amCD19_1to10rep3")

# set up color using RColorBrewer
#library(RColorBrewer)
#colors <- brewer.pal(length(targetgenelist), "Set1")

colors=c( "#E41A1C", "#377EB8", "#4DAF4A", "#984EA3", "#FF7F00",  "#A65628", "#F781BF",
          "#999999", "#66C2A5", "#FC8D62", "#8DA0CB", "#E78AC3", "#A6D854", "#FFD92F", "#E5C494", "#B3B3B3", 
          "#8DD3C7", "#FFFFB3", "#BEBADA", "#FB8072", "#80B1D3", "#FDB462", "#B3DE69", "#FCCDE5",
          "#D9D9D9", "#BC80BD", "#CCEBC5", "#FFED6F")


## code

targetmatvec=unlist(targetmat)+1
yrange=range(targetmatvec[targetmatvec>0]);
# yrange[1]=1; # set the minimum value to 1
for(i in 1:length(targetmat)){
  vali=targetmat[[i]]+1;
  if(i==1){
    plot(1:length(vali),vali,type='b',las=1,pch=20,main=paste('sgRNAs in',targetgene),ylab='Read counts',xlab='Samples',xlim=c(0.7,length(vali)+0.3),ylim = yrange,col=colors[(i %% length(colors))],xaxt='n',log='y')
    axis(1,at=1:length(vali),labels=(collabel),las=2)
    # lines(0:100,rep(1,101),col='black');
  }else{
    lines(1:length(vali),vali,type='b',pch=20,col=colors[(i %% length(colors))])
  }
}




# parameters
# Do not modify the variables beginning with "__"
targetmat=list(c(1271.5851279916533,1300.552306149698,1223.5793699271744,1900.464321383265,1873.5666852186696,1930.9015760440657),c(1487.980449235999,1478.1120435604669,1340.5232389113646,2634.84740118672,2474.9339581225436,2464.3915908401796),c(1386.0855649607488,1405.3416593757256,1319.9497804789607,4445.994861512808,4739.488606252313,4932.475154101093),c(618.1973133606674,646.2010115605035,576.0568361073069,828.6619886971416,839.5325294994674,854.6916154000023),c(1827.2799092453372,1666.7328793673166,1811.0057488523887,5013.322330820432,4874.448918323149,4943.551071363297),c(1436.5077757361303,1380.8908102896526,1410.364716221367,2992.1148454154277,2941.340918955581,3010.803509108863))
targetgene="Tsc2"
collabel=c("Input2_ACT_rep1","Input2_ACT_rep2","Input2_ACT_rep3","amCD19_1to10rep1","amCD19_1to10rep2","amCD19_1to10rep3")

# set up color using RColorBrewer
#library(RColorBrewer)
#colors <- brewer.pal(length(targetgenelist), "Set1")

colors=c( "#E41A1C", "#377EB8", "#4DAF4A", "#984EA3", "#FF7F00",  "#A65628", "#F781BF",
          "#999999", "#66C2A5", "#FC8D62", "#8DA0CB", "#E78AC3", "#A6D854", "#FFD92F", "#E5C494", "#B3B3B3", 
          "#8DD3C7", "#FFFFB3", "#BEBADA", "#FB8072", "#80B1D3", "#FDB462", "#B3DE69", "#FCCDE5",
          "#D9D9D9", "#BC80BD", "#CCEBC5", "#FFED6F")


## code

targetmatvec=unlist(targetmat)+1
yrange=range(targetmatvec[targetmatvec>0]);
# yrange[1]=1; # set the minimum value to 1
for(i in 1:length(targetmat)){
  vali=targetmat[[i]]+1;
  if(i==1){
    plot(1:length(vali),vali,type='b',las=1,pch=20,main=paste('sgRNAs in',targetgene),ylab='Read counts',xlab='Samples',xlim=c(0.7,length(vali)+0.3),ylim = yrange,col=colors[(i %% length(colors))],xaxt='n',log='y')
    axis(1,at=1:length(vali),labels=(collabel),las=2)
    # lines(0:100,rep(1,101),col='black');
  }else{
    lines(1:length(vali),vali,type='b',pch=20,col=colors[(i %% length(colors))])
  }
}




# parameters
# Do not modify the variables beginning with "__"
targetmat=list(c(1433.8816189249126,1443.1822591517912,1416.320191030747,1533.2727814815375,1587.7683773039573,1655.8496306993566),c(808.3310664928354,812.1174875017139,849.4672705379367,1108.1906834871954,1202.7345458077477,1380.7976853546472),c(390.7721335092069,344.05837642545725,339.462064134663,916.3248338088154,833.5783980845775,921.1471189732206),c(724.8192798961096,706.7459712022084,729.8163675494828,2219.6893988653974,2054.175338136995,2290.8688870656647),c(719.5669662736741,711.4032757900318,738.4788763631266,1888.886209764742,1808.0712396548813,1851.5241689982772),c(1271.5851279916533,1266.2046848145,1233.3246923425236,5167.145813752237,5779.476893386404,5685.6375279309))
targetgene="Ifngr1"
collabel=c("Input2_ACT_rep1","Input2_ACT_rep2","Input2_ACT_rep3","amCD19_1to10rep1","amCD19_1to10rep2","amCD19_1to10rep3")

# set up color using RColorBrewer
#library(RColorBrewer)
#colors <- brewer.pal(length(targetgenelist), "Set1")

colors=c( "#E41A1C", "#377EB8", "#4DAF4A", "#984EA3", "#FF7F00",  "#A65628", "#F781BF",
          "#999999", "#66C2A5", "#FC8D62", "#8DA0CB", "#E78AC3", "#A6D854", "#FFD92F", "#E5C494", "#B3B3B3", 
          "#8DD3C7", "#FFFFB3", "#BEBADA", "#FB8072", "#80B1D3", "#FDB462", "#B3DE69", "#FCCDE5",
          "#D9D9D9", "#BC80BD", "#CCEBC5", "#FFED6F")


## code

targetmatvec=unlist(targetmat)+1
yrange=range(targetmatvec[targetmatvec>0]);
# yrange[1]=1; # set the minimum value to 1
for(i in 1:length(targetmat)){
  vali=targetmat[[i]]+1;
  if(i==1){
    plot(1:length(vali),vali,type='b',las=1,pch=20,main=paste('sgRNAs in',targetgene),ylab='Read counts',xlab='Samples',xlim=c(0.7,length(vali)+0.3),ylim = yrange,col=colors[(i %% length(colors))],xaxt='n',log='y')
    axis(1,at=1:length(vali),labels=(collabel),las=2)
    # lines(0:100,rep(1,101),col='black');
  }else{
    lines(1:length(vali),vali,type='b',pch=20,col=colors[(i %% length(colors))])
  }
}




# parameters
# Do not modify the variables beginning with "__"
targetmat=list(c(865.5812849773831,927.9679391238221,885.7415261950697,1554.7749887730802,1613.5696134351467,1797.990568897629),c(848.2486500233457,872.6624471434186,856.5055589490221,1561.3910525550932,1419.067987215412,1495.2488303974121),c(1528.9484954909965,1431.5389976822325,1446.6389718785001,2198.1871915738548,2405.4690916154955,2163.4958385503296),c(1052.5636499360896,1107.2741657550248,1045.9979392474784,1498.5384466259688,1409.144434857262,1528.4765821840215),c(244.23258344325433,281.1847644898407,259.3338576084587,400.271858811793,345.3396220636107,433.80675943628626),c(914.4278016660339,927.3857760503441,900.9009166189462,1291.7864534380592,1278.1535437296857,1390.0276164064833))
targetgene="Dcp2"
collabel=c("Input2_ACT_rep1","Input2_ACT_rep2","Input2_ACT_rep3","amCD19_1to10rep1","amCD19_1to10rep2","amCD19_1to10rep3")

# set up color using RColorBrewer
#library(RColorBrewer)
#colors <- brewer.pal(length(targetgenelist), "Set1")

colors=c( "#E41A1C", "#377EB8", "#4DAF4A", "#984EA3", "#FF7F00",  "#A65628", "#F781BF",
          "#999999", "#66C2A5", "#FC8D62", "#8DA0CB", "#E78AC3", "#A6D854", "#FFD92F", "#E5C494", "#B3B3B3", 
          "#8DD3C7", "#FFFFB3", "#BEBADA", "#FB8072", "#80B1D3", "#FDB462", "#B3DE69", "#FCCDE5",
          "#D9D9D9", "#BC80BD", "#CCEBC5", "#FFED6F")


## code

targetmatvec=unlist(targetmat)+1
yrange=range(targetmatvec[targetmatvec>0]);
# yrange[1]=1; # set the minimum value to 1
for(i in 1:length(targetmat)){
  vali=targetmat[[i]]+1;
  if(i==1){
    plot(1:length(vali),vali,type='b',las=1,pch=20,main=paste('sgRNAs in',targetgene),ylab='Read counts',xlab='Samples',xlim=c(0.7,length(vali)+0.3),ylim = yrange,col=colors[(i %% length(colors))],xaxt='n',log='y')
    axis(1,at=1:length(vali),labels=(collabel),las=2)
    # lines(0:100,rep(1,101),col='black');
  }else{
    lines(1:length(vali),vali,type='b',pch=20,col=colors[(i %% length(colors))])
  }
}



dev.off()
Sweave("cd19_1to10_v_Input1_ACT_summary.Rnw");
library(tools);

texi2dvi("cd19_1to10_v_Input1_ACT_summary.tex",pdf=TRUE);
